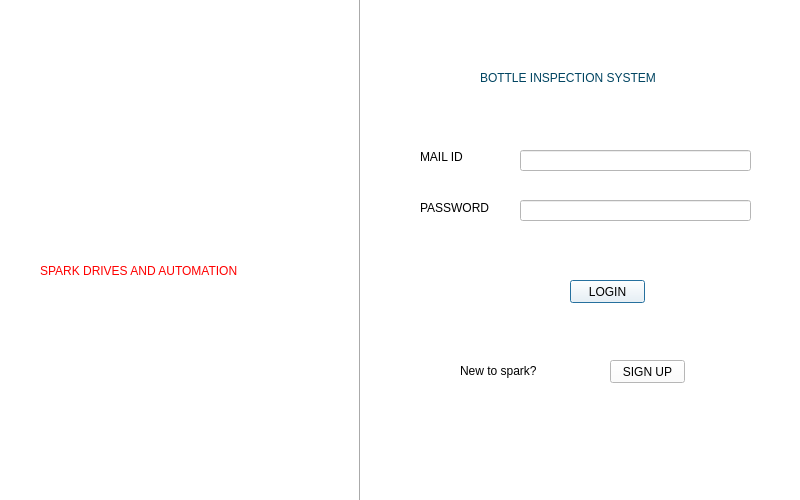
<?xml version="1.0" encoding="UTF-8"?>
<ui version="4.0">
 <class>Dialog</class>
 <widget class="QDialog" name="Dialog">
  <property name="geometry">
   <rect>
    <x>0</x>
    <y>0</y>
    <width>800</width>
    <height>500</height>
   </rect>
  </property>
  <property name="windowTitle">
   <string>Bottle Inspection System</string>
  </property>
  <property name="windowIcon">
   <iconset resource="pic.qrc">
    <normaloff>:/newPrefix/spark-drives.png</normaloff>:/newPrefix/spark-drives.png</iconset>
  </property>
  <property name="styleSheet">
   <string notr="true">background-color: rgb(255, 255, 255);</string>
  </property>
  <widget class="QLabel" name="label_1">
   <property name="geometry">
    <rect>
     <x>110</x>
     <y>110</y>
     <width>111</width>
     <height>111</height>
    </rect>
   </property>
   <property name="styleSheet">
    <string notr="true">background-image: url(:/newPrefix/spark-drives.png);</string>
   </property>
   <property name="text">
    <string/>
   </property>
   <property name="pixmap">
    <pixmap resource="pic.qrc">:/newPrefix/spark-drives.png</pixmap>
   </property>
   <property name="scaledContents">
    <bool>true</bool>
   </property>
  </widget>
  <widget class="QLabel" name="label_2">
   <property name="geometry">
    <rect>
     <x>40</x>
     <y>260</y>
     <width>261</width>
     <height>21</height>
    </rect>
   </property>
   <property name="styleSheet">
    <string notr="true">font: 12pt &quot;Arial&quot;;
COLOR:rgb(255, 0, 0)</string>
   </property>
   <property name="text">
    <string>SPARK DRIVES AND AUTOMATION</string>
   </property>
  </widget>
  <widget class="Line" name="line">
   <property name="geometry">
    <rect>
     <x>350</x>
     <y>-40</y>
     <width>20</width>
     <height>541</height>
    </rect>
   </property>
   <property name="orientation">
    <enum>Qt::Vertical</enum>
   </property>
  </widget>
  <widget class="QLabel" name="label_3">
   <property name="geometry">
    <rect>
     <x>480</x>
     <y>70</y>
     <width>261</width>
     <height>16</height>
    </rect>
   </property>
   <property name="styleSheet">
    <string notr="true">font: 14pt &quot;MS Shell Dlg 2&quot;;
color: rgb(0, 68, 97);</string>
   </property>
   <property name="text">
    <string>BOTTLE INSPECTION SYSTEM</string>
   </property>
  </widget>
  <widget class="QLabel" name="label_4">
   <property name="geometry">
    <rect>
     <x>420</x>
     <y>150</y>
     <width>47</width>
     <height>13</height>
    </rect>
   </property>
   <property name="styleSheet">
    <string notr="true">font: 10pt &quot;Arial&quot;;</string>
   </property>
   <property name="text">
    <string>MAIL ID</string>
   </property>
  </widget>
  <widget class="QLabel" name="label_5">
   <property name="geometry">
    <rect>
     <x>420</x>
     <y>200</y>
     <width>81</width>
     <height>16</height>
    </rect>
   </property>
   <property name="styleSheet">
    <string notr="true">font: 10pt &quot;Arial&quot;;</string>
   </property>
   <property name="text">
    <string>PASSWORD</string>
   </property>
  </widget>
  <widget class="QLineEdit" name="lineEdit_1">
   <property name="geometry">
    <rect>
     <x>520</x>
     <y>150</y>
     <width>231</width>
     <height>21</height>
    </rect>
   </property>
  </widget>
  <widget class="QLineEdit" name="lineEdit_2">
   <property name="geometry">
    <rect>
     <x>520</x>
     <y>200</y>
     <width>231</width>
     <height>21</height>
    </rect>
   </property>
  </widget>
  <widget class="QPushButton" name="pushButton_1">
   <property name="geometry">
    <rect>
     <x>570</x>
     <y>280</y>
     <width>75</width>
     <height>23</height>
    </rect>
   </property>
   <property name="text">
    <string>LOGIN</string>
   </property>
  </widget>
  <widget class="QLabel" name="label">
   <property name="geometry">
    <rect>
     <x>460</x>
     <y>360</y>
     <width>121</width>
     <height>21</height>
    </rect>
   </property>
   <property name="styleSheet">
    <string notr="true">font: 95 14pt &quot;Arial&quot;;</string>
   </property>
   <property name="text">
    <string>New to spark?</string>
   </property>
  </widget>
  <widget class="QPushButton" name="pushButton">
   <property name="geometry">
    <rect>
     <x>610</x>
     <y>360</y>
     <width>75</width>
     <height>23</height>
    </rect>
   </property>
   <property name="text">
    <string>SIGN UP</string>
   </property>
  </widget>
 </widget>
 <resources>
  <include location="pic.qrc"/>
 </resources>
 <connections/>
</ui>
